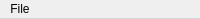
<?xml version="1.0" encoding="UTF-8"?>
<ui version="4.0">
 <class>MenuBar</class>
 <widget class="QMenuBar" name="menubar">
  <property name="nativeMenuBar">
   <bool>False</bool>
  </property>
  <widget class="QMenu" name="menu_file">
   <property name="title">
    <string>File</string>
   </property>
   <addaction name="action_quit"/>
  </widget>
  <widget class="QMenu" name="menu_help">
   <property name="title">
    <string>Help</string>
   </property>
   <addaction name="action_about"/>
  </widget>
  <widget class="QMenu" name="menu_tools">
   <property name="title">
    <string>Tools</string>
   </property>
   <addaction name="action_load_AYAB_firmware"/>
  </widget>
  <widget class="QMenu" name="menu_preferences">
   <property name="title">
    <string>Preferences</string>
   </property>
   <addaction name="action_set_preferences"/>
  </widget>
  <widget class="QMenu" name="menu_image_actions">
   <property name="title">
    <string>Image Actions</string>
   </property>
   <action name="action_image_actions"/>
   <addaction name="action_invert"/>
   <addaction name="action_stretch"/>
   <addaction name="action_repeat"/>
   <addaction name="action_reflect"/>
   <addaction name="separator"/>
   <addaction name="action_hflip"/>
   <addaction name="action_vflip"/>
   <addaction name="separator"/>
   <addaction name="action_rotate_left"/>
   <addaction name="action_rotate_right"/>
   <addaction name="separator"/>
  </widget>
  <addaction name="menu_file"/>
  <action name="action_load_AYAB_firmware">
   <property name="text">
    <string>Load AYAB Firmware</string>
   </property>
  </action>
  <action name="action_quit">
   <property name="text">
    <string>Quit</string>
   </property>
   <property name="shortcut">
    <string notr="true">Ctrl+Q</string>
   </property>
  </action>
  <action name="action_open_knitting_project">
   <property name="text">
    <string>Open Knitting Project</string>
   </property>
  </action>
  <action name="action_about">
   <property name="text">
    <string>Help – About</string>
   </property>
  </action>
  <action name="action_help">
   <property name="text">
    <string>Help</string>
   </property>
  </action>
  <action name="action_invert">
   <property name="text">
    <string>Invert</string>
   </property>
   <property name="shortcut">
    <string notr="true">Ctrl+I</string>
   </property>
  </action>
  <action name="action_stretch">
   <property name="text">
    <string>Stretch</string>
   </property>
   <property name="shortcut">
    <string notr="true">Ctrl+S</string>
   </property>
  </action>
  <action name="action_repeat">
   <property name="text">
    <string>Repeat</string>
   </property>
   <property name="shortcut">
    <string notr="true">Ctrl+R</string>
   </property>
  </action>
  <action name="action_reflect">
   <property name="text">
    <string>Reflect</string>
   </property>
   <property name="shortcut">
    <string notr="true">Ctrl+M</string>
   </property>
  </action>
  <action name="action_hflip">
   <property name="text">
    <string>Horizontal Flip</string>
   </property>
   <property name="shortcut">
    <string notr="true">Ctrl+Up</string>
   </property>
  </action>
  <action name="action_vflip">
   <property name="text">
    <string>Vertical Flip</string>
   </property>
   <property name="shortcut">
    <string notr="true">Ctrl+Down</string>
   </property>
  </action>
  <action name="action_rotate_left">
   <property name="text">
    <string>Rotate Left</string>
   </property>
   <property name="shortcut">
    <string notr="true">Ctrl+Left</string>
   </property>
  </action>
  <action name="action_rotate_right">
   <property name="text">
    <string>Rotate Right</string>
   </property>
   <property name="shortcut">
    <string notr="true">Ctrl+Right</string>
   </property>
  </action>
  <action name="action_set_preferences">
   <property name="text">
    <string>Set Preferences</string>
   </property>
  </action>
 </widget>
 <resources/>
 <connections/>
</ui>
